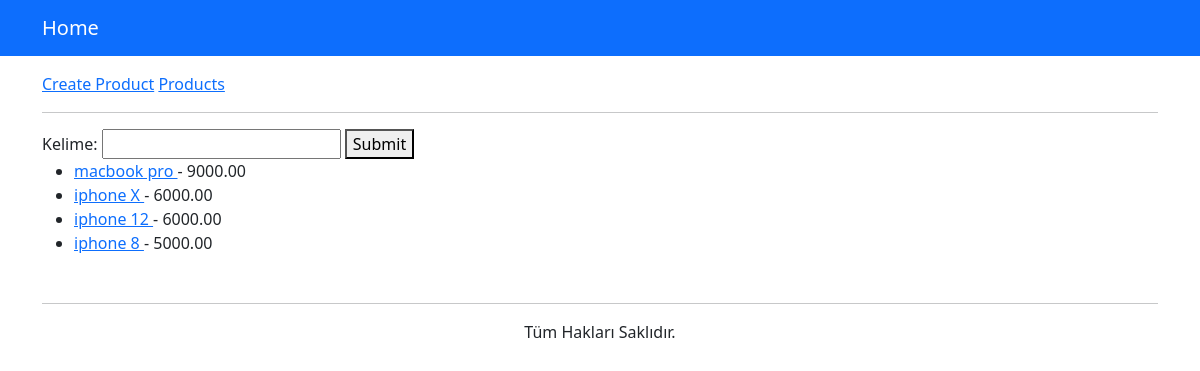
Before: /products/ with the older database file.
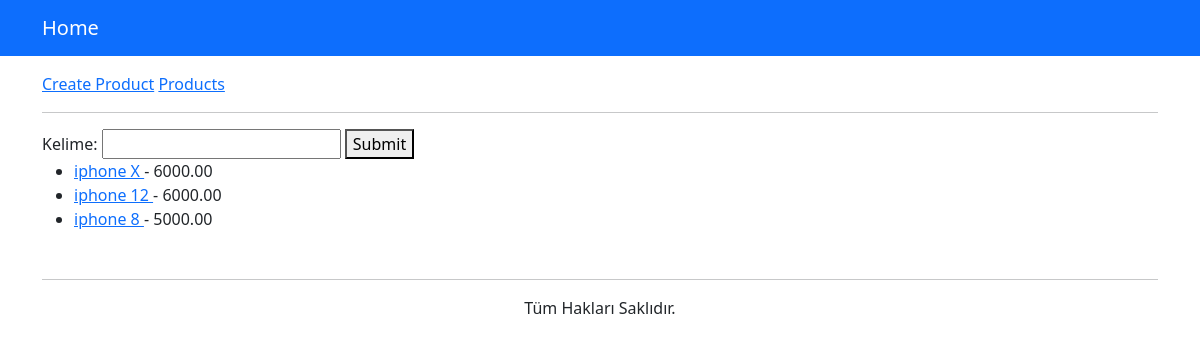
After: the same page with the newer database file.
### myapp/models.py (models this page shows, shortened)
class Product(models.Model):
    name = models.CharField(max_length=50)
    price = models.DecimalField(max_digits=8, decimal_places=2)
    description = models.CharField(max_length=200)
    image = models.FileField(upload_to='images', default='')
    isActive = models.BooleanField(default=False)
    slug = models.SlugField(default="", blank=True, null=False, db_index=True, unique=True)
    categories = models.ManyToManyField(Category)
    supplier = models.ForeignKey(Supplier, on_delete=models.CASCADE, null=True)

### myapp/views.py (the view)
# urls.py: path('', views.index, name='index'),
def index(request):
    products = Product.objects.filter(isActive=True).order_by('-price')
    context = {
        'products': products,
    }
    return render(request, 'index.html', context)

### myapp/templates/index.html (shortened to what this page needs)
{% extends "layout.html" %}
{% load static %}
{% block css_files %}
    <link rel="stylesheet" href="{% static 'css/style.css' %}">
{% endblock  %}
{% block content %}
<div class="container">
    <div class="row">
        <div class="col">
            <a href="create">Create Product</a>
            <a href="list">Products</a>
            <hr>
            <form action="list" method='GET'>
                Kelime: <input type="text" name='q'>
                <button type='submit'>Submit</button>
            </form>
           <ul>
                {% for product in products %}
                    <li>
                        <a href={% url 'product_details' product.slug %}> {{ product.name }} </a>
                        - {{ product.price }}
                    </li>
                {% endfor %}
           </ul>
        </div>
    </div>
</div>
{% endblock  %}

### templates/layout.html (shortened to what this page needs)
{% load static %}
<!DOCTYPE html>
<html lang="en">
<head>
    <link rel="stylesheet" href="{% static 'css/styles.css' %}">
    {% block css_files %}{% endblock  %}
</head>
<body>
    {% include 'partials/_header.html' %}
    {% block content %}{% endblock  %}
    {% include 'partials/_footer.html' %}
</body>
</html>

### templates/partials/_header.html
<header>
    <nav class="navbar navbar-dark bg-primary mb-3">
        <div class="container">
            <a class="navbar-brand" href='/products'>Home</a>
        </div>
    </nav>
</header>

### templates/partials/_footer.html
<footer>
    <div class="container mt-3">
        <div class="row">
            <div class="col text-center">
                <hr>
                <p>Tüm Hakları Saklıdır.</p>
            </div>
        </div>
    </div>
</footer>

Changed rows visible on the page:
removed Product: name "macbook pro", price "9000.00"
